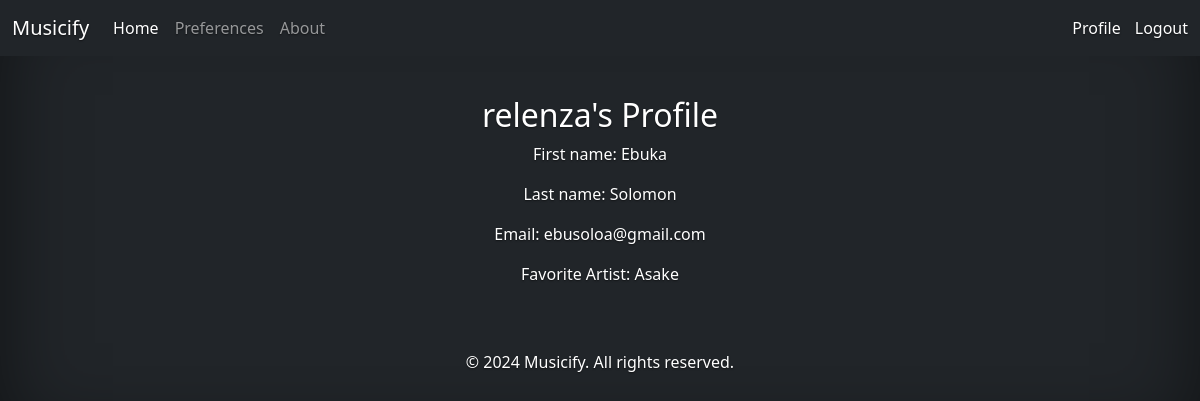
The app's page /profile/ (signed in), older data.
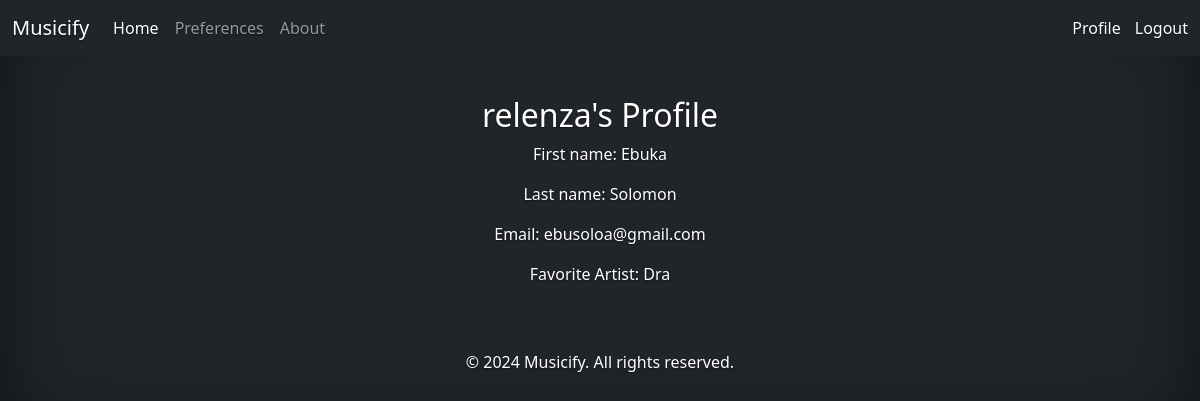
The same page, newer data.
### users/models.py (models this page shows, shortened)
class UserProfile(models.Model):
    user = models.OneToOneField(User, on_delete=models.CASCADE)
    favorite_artist = models.CharField(max_length=100, null=True)

### users/views.py (the view)
# urls.py: path('profile/', views.profile, name='users-profile'),
@login_required(login_url='users-login')
def profile(request):
    user_profile = UserProfile.objects.get(user=request.user)
    return render(request, 'users/profile.html', {'user_profile': user_profile})

### users/templates/users/profile.html
{% extends "main/base.html" %}
{% block content %}
<div>
    <section class="py-0 text-center container">
        <div class="row py-lg-0">
            <div class="col-lg-12 col-md-3 mx-auto">
                <h2>{{ user.username }}'s Profile</h2>
                <p>First name: {{ user.first_name }}</p>
                <p>Last name: {{ user.last_name }}</p>
                <p>Email: {{ user.email }}</p>
                <p>Favorite Artist: {{ user_profile.favorite_artist }}</p>
            </div>
        </div>
    </section>
</div>
{% endblock content %}

### music_recommender/templates/main/base.html (shortened to what this page needs)
{% load static %}
<!DOCTYPE html>
<html>
<head>
    <link href="https://cdn.jsdelivr.net/npm/bootstrap@5.3.3/dist/css/bootstrap.min.css" rel="stylesheet"
>
    <link rel="stylesheet" href="https://cdnjs.cloudflare.com/ajax/libs/font-awesome/6.4.0/css/all.min.css">
    <link rel="stylesheet" href="https://cdn.jsdelivr.net/npm/bootstrap-icons@1.11.1/font/bootstrap-icons.css">
    <link rel="stylesheet" type="text/css" href="{% static 'css/cover.css' %}">
</head>
<body class="text-bg-dark">
    <header data-bs-theme="dark" class="site-header">
        <nav class="navbar navbar-expand-md navbar-dark fixed-top bg-dark">
            <div class="container-fluid">
                <a class="navbar-brand" href="{% url 'musicify-home' %}">
                    Musicify
                </a>
                <div class="collapse navbar-collapse align-items-center" id="navbarCollapse">
                    <ul class="navbar-nav me-auto mb-2 mb-md-0">
                        <li class="nav-item">
                            <a class="nav-link active" aria-current="page" href="{% url 'musicify-home' %}">Home</a>
                        </li>
                        <li class="nav-item">
                            <a class="nav-link" href="{% url 'users-preferences' %}">Preferences</a>
                        </li>
                        <li class="nav-item">
                            <a class="nav-link" href="{% url 'musicify-about' %}">About</a>
                        </li>
                    </ul>
                </div>
                <div>
                    {% if user.is_authenticated %}
                        <a class="nav-link" href="{% url 'users-profile' %}">Profile</a>
                    {% endif %}
                </div>
                <div style="margin-left:14px;">
                    {% if user.is_authenticated %}
                        <a class="nav-link" href="{% url 'users-logout' %}">Logout</a>
                    {% else %}
                        <a class="nav-link" href="{% url 'users-login' %}">Login</a>
                    {% endif %}
                </div>
            </div>
        </nav>
    </header>
    <main class="container mt-5">
        {% block content %}{% endblock %}
    </main>
    <footer class="text-center mt-5">
        <p>&copy; 2024 Musicify. All rights reserved.</p>
    </footer>
</body>
</html>

### music_recommender/static/css/cover.css (style rules this page uses)
body { text-shadow: 0 .05rem .1rem rgba(0, 0, 0, .5); box-shadow: inset 0 0 5rem rgba(0, 0, 0, .5); padding-top: 3rem; padding-bottom: 3rem; color: rgb(var(--bs-tertiary-color-rgb)); }

Row changes from the older to the newer data that the page shows:
changed UserProfile: favorite_artist "Asake" → "Dra"
